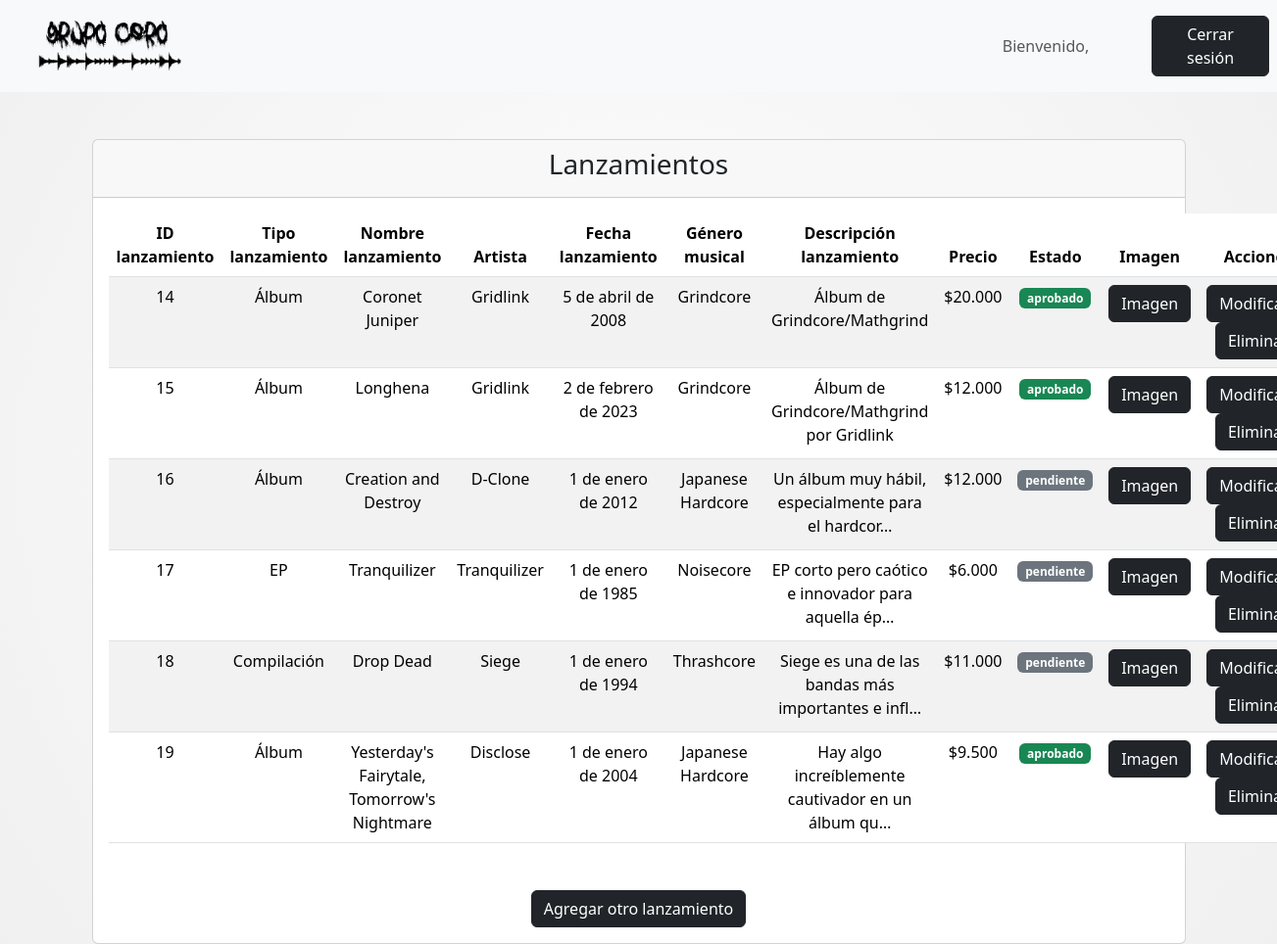
The page /lanzamientosobjects/ on the database as committed earlier.
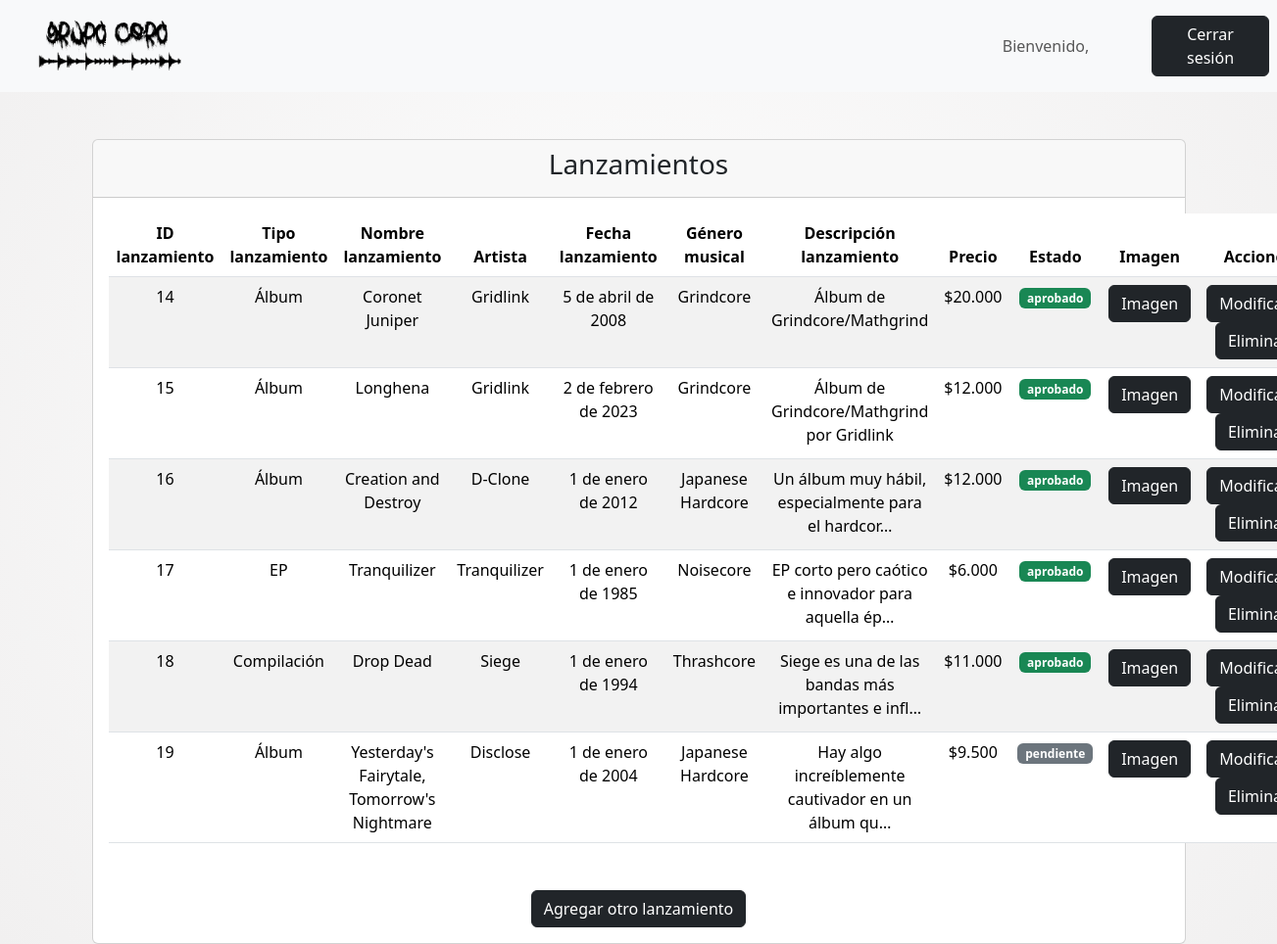
The same page on the database as committed later.
### core/models.py (models this page shows, shortened)
class Lanzamiento(models.Model):
    tipoLanzamiento = models.ForeignKey(TipoLanzamiento, on_delete=models.CASCADE)
    nombreLanzamiento = models.CharField(max_length=50)
    artista = models.ForeignKey(Artista, on_delete=models.CASCADE)
    fechaLanzamiento = models.DateField()
    genero = models.ForeignKey(GeneroMusical, on_delete=models.CASCADE)
    descripcionLanzamiento = models.TextField()
    precio = models.IntegerField(default=0)
    imagen = models.ImageField(upload_to='lanzamientos/', null=True, blank=True)
    aprobado = models.CharField(max_length=20, choices=TIPO_APROBACION, default='pendiente')
    fecha_solicitud = models.DateField(null=True, blank=True, default=datetime.date.today)
    feedback = models.TextField(blank=True)
    def precio_clp(self):
        return "${:,.0f}".format(self.precio).replace(",", ".")
    class Meta:
        verbose_name = "Lanzamiento"
        verbose_name_plural = "Lanzamientos"

class TipoLanzamiento(models.Model):
    nombreTipo = models.CharField(max_length=20)
    aprobado = models.CharField(max_length=20, choices=TIPO_APROBACION, default='pendiente')
    fecha_solicitud = models.DateField(null=True, blank=True, default=datetime.date.today)
    feedback = models.TextField(blank=True)
    def __str__(self):
        return self.nombreTipo
    class Meta:
        verbose_name = "Tipo de lanzamiento"
        verbose_name_plural = "Tipos de lanzamiento"

class Artista(models.Model):
    nombreArtista = models.CharField(max_length=50)
    fecha_nacimiento = models.DateField(null=True, blank=True)
    biografia = models.TextField()
    imagen = models.ImageField(upload_to='artistas/', null=False, blank=False)
    aprobado = models.CharField(max_length=20, choices=TIPO_APROBACION, default='pendiente')
    fecha_solicitud = models.DateField(null=True, blank=True, default=datetime.date.today)
    feedback = models.TextField(blank=True)
    def __str__(self):
        return self.nombreArtista
    class Meta:
        verbose_name = "Artista"
        verbose_name_plural = "Artistas"

class GeneroMusical(models.Model):
    nombreGenero = models.CharField(max_length=30)
    aprobado = models.CharField(max_length=20, choices=TIPO_APROBACION, default='pendiente')
    fecha_solicitud = models.DateField(null=True, blank=True, default=datetime.date.today)
    feedback = models.TextField(blank=True)
    def __str__(self):
        return self.nombreGenero
    class Meta:
        verbose_name = "Género Musical"
        verbose_name_plural = "Géneros Musicales"

### core/views.py (the view)
# urls.py: path('lanzamientosobjects/', lanzamientosobjects, name='lanzamientosobjects'),
def lanzamientosobjects(request):
    auxLanzObj = {
        'listaLanzObj' : Lanzamiento.objects.all()
    }
    return render(request, 'core/miembros/lanzamientos/lanzamientosobjects.html', auxLanzObj)

### core/templates/core/miembros/lanzamientos/lanzamientosobjects.html (shortened to what this page needs)
<!DOCTYPE html>
<html lang="es">
    {% load static %}
<head>
    <link href="https://cdn.jsdelivr.net/npm/bootstrap@5.3.3/dist/css/bootstrap.min.css" rel="stylesheet">
    <link rel="stylesheet" href="{% static 'core/css/style.css' %}">
</head>
<body>
<nav class="navbar navbar-expand-sm bg-light navbar-light justify-content-center">
    <div class="container-fluid">
        <a class="navbar-brand" href="{% url 'miembrosindex' %}">
            <img src="{% static 'core/img/LOGO.png' %}" alt="Avatar Logo" style="width:200px;" class="rounded-pill">
        </a>
    </div>
    <ul class="navbar-nav">
        <li class="nav-item">
            <a class="nav-link text-center" style="width:200px;">Bienvenido, {{ user.username }}</a>
        </li>
    </ul>
    <ul class="navbar-nav">
        <li class="nav-item">
            <a class="nav-link" href="{% url 'logout' %}">
                <button class="btn btn-dark" type="button" style="width:120px;">Cerrar sesión</button>
            </a>
        </li>
    </ul>
</nav>
<div class="container mt-5 text-center">
    <div class="card">
        <div class="card-header">
            <h3 class="card-title">Lanzamientos</h3>
        </div>
        <div class="card-body">
            <table class="table table-striped mb-5">
                <thead>
                    <tr>
                        <th scope="col">ID lanzamiento</th>
                        <th scope="col">Tipo lanzamiento</th>
                        <th scope="col">Nombre lanzamiento</th>
                        <th scope="col">Artista</th>
                        <th scope="col">Fecha lanzamiento</th>
                        <th scope="col">Género musical</th>
                        <th scope="col">Descripción lanzamiento</th>
                        <th scope="col">Precio</th>
                        <th scope="col">Estado</th>
                        <th scope="col">Imagen</th>
                        <th scope="col">Acciones</th>
                    </tr>
                </thead>
                <tbody>
                    {% for auxLanzObj in listaLanzObj %}
                    <tr>
                        <td>{{ auxLanzObj.pk }}</td>
                        <td>{{ auxLanzObj.tipoLanzamiento }}</td>
                        <td>{{ auxLanzObj.nombreLanzamiento }}</td>
                        <td>{{ auxLanzObj.artista }}</td>
                        <td>{{ auxLanzObj.fechaLanzamiento }}</td>
                        <td>{{ auxLanzObj.genero }}</td>
                        <td>{{ auxLanzObj.descripcionLanzamiento|truncatechars:50 }}</td>
                        <td>{{ auxLanzObj.precio_clp }}</td>
                        {% if auxLanzObj.aprobado == 'aprobado' %}
                            <td><span class="badge bg-success">{{ auxLanzObj.aprobado }}</span></td>
                        {% elif auxLanzObj.aprobado == 'pendiente' %}
                            <td><span class="badge bg-secondary">{{ auxLanzObj.aprobado }}</span></td>
                        {% endif %}
                        <td>
                            {% if auxLanzObj.imagen %}
                            <a href="#" class="btn btn-dark" data-bs-toggle="modal" data-bs-target="#modalImagen{{ auxLanzObj.pk }}">Imagen</a>
                            {% endif %}
                        </td>
                        <td>
                            <a href="{% url 'lanzamientosupdate' auxLanzObj.pk %}" class="btn btn-dark me-2">Modificar</a>
                            <button type="button" class="btn btn-dark" data-bs-toggle="modal" data-bs-target="#confirmModal{{ auxLanzObj.pk }}">
                                Eliminar
                            </button>
                        </td>
                    </tr>
                    {% endfor %}
                </tbody>
            </table>
            <div class="text-center">
                <a href="{% url 'lanzamientosadd' %}" class="btn btn-dark">Agregar otro lanzamiento</a>
            </div>
        </div>
    </div>
</div>
</body>
</html>

Rows that differ between the two databases and show on the page:
changed Lanzamiento "Creation and Destroy": aprobado "pendiente" → "aprobado"
changed Lanzamiento "Tranquilizer": aprobado "pendiente" → "aprobado"
changed Lanzamiento "Drop Dead": aprobado "pendiente" → "aprobado"
changed Lanzamiento "Yesterday's Fairytale, Tomorrow's Nightmare": aprobado "aprobado" → "pendiente"
